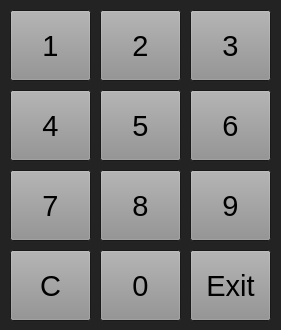
<?xml version="1.0" encoding="UTF-8"?>
<ui version="4.0">
 <class>digitEntry</class>
 <widget class="QWidget" name="digitEntry">
  <property name="geometry">
   <rect>
    <x>0</x>
    <y>0</y>
    <width>281</width>
    <height>330</height>
   </rect>
  </property>
  <property name="minimumSize">
   <size>
    <width>0</width>
    <height>0</height>
   </size>
  </property>
  <property name="palette">
   <palette>
    <active>
     <colorrole role="Base">
      <brush brushstyle="SolidPattern">
       <color alpha="255">
        <red>255</red>
        <green>255</green>
        <blue>255</blue>
       </color>
      </brush>
     </colorrole>
     <colorrole role="Window">
      <brush brushstyle="SolidPattern">
       <color alpha="255">
        <red>35</red>
        <green>35</green>
        <blue>35</blue>
       </color>
      </brush>
     </colorrole>
    </active>
    <inactive>
     <colorrole role="Base">
      <brush brushstyle="SolidPattern">
       <color alpha="255">
        <red>255</red>
        <green>255</green>
        <blue>255</blue>
       </color>
      </brush>
     </colorrole>
     <colorrole role="Window">
      <brush brushstyle="SolidPattern">
       <color alpha="255">
        <red>35</red>
        <green>35</green>
        <blue>35</blue>
       </color>
      </brush>
     </colorrole>
    </inactive>
    <disabled>
     <colorrole role="Base">
      <brush brushstyle="SolidPattern">
       <color alpha="255">
        <red>35</red>
        <green>35</green>
        <blue>35</blue>
       </color>
      </brush>
     </colorrole>
     <colorrole role="Window">
      <brush brushstyle="SolidPattern">
       <color alpha="255">
        <red>35</red>
        <green>35</green>
        <blue>35</blue>
       </color>
      </brush>
     </colorrole>
    </disabled>
   </palette>
  </property>
  <property name="windowTitle">
   <string notr="true">Form</string>
  </property>
  <property name="autoFillBackground">
   <bool>true</bool>
  </property>
  <widget class="QPushButton" name="butNum_1">
   <property name="geometry">
    <rect>
     <x>10</x>
     <y>10</y>
     <width>81</width>
     <height>71</height>
    </rect>
   </property>
   <property name="minimumSize">
    <size>
     <width>0</width>
     <height>0</height>
    </size>
   </property>
   <property name="palette">
    <palette>
     <active>
      <colorrole role="Button">
       <brush brushstyle="SolidPattern">
        <color alpha="255">
         <red>145</red>
         <green>145</green>
         <blue>145</blue>
        </color>
       </brush>
      </colorrole>
     </active>
     <inactive>
      <colorrole role="Button">
       <brush brushstyle="SolidPattern">
        <color alpha="255">
         <red>145</red>
         <green>145</green>
         <blue>145</blue>
        </color>
       </brush>
      </colorrole>
     </inactive>
     <disabled>
      <colorrole role="Button">
       <brush brushstyle="SolidPattern">
        <color alpha="255">
         <red>145</red>
         <green>145</green>
         <blue>145</blue>
        </color>
       </brush>
      </colorrole>
     </disabled>
    </palette>
   </property>
   <property name="font">
    <font>
     <pointsize>22</pointsize>
    </font>
   </property>
   <property name="text">
    <string notr="true">1</string>
   </property>
  </widget>
  <widget class="QPushButton" name="butNum_2">
   <property name="geometry">
    <rect>
     <x>100</x>
     <y>10</y>
     <width>81</width>
     <height>71</height>
    </rect>
   </property>
   <property name="minimumSize">
    <size>
     <width>0</width>
     <height>0</height>
    </size>
   </property>
   <property name="palette">
    <palette>
     <active>
      <colorrole role="Button">
       <brush brushstyle="SolidPattern">
        <color alpha="255">
         <red>145</red>
         <green>145</green>
         <blue>145</blue>
        </color>
       </brush>
      </colorrole>
     </active>
     <inactive>
      <colorrole role="Button">
       <brush brushstyle="SolidPattern">
        <color alpha="255">
         <red>145</red>
         <green>145</green>
         <blue>145</blue>
        </color>
       </brush>
      </colorrole>
     </inactive>
     <disabled>
      <colorrole role="Button">
       <brush brushstyle="SolidPattern">
        <color alpha="255">
         <red>145</red>
         <green>145</green>
         <blue>145</blue>
        </color>
       </brush>
      </colorrole>
     </disabled>
    </palette>
   </property>
   <property name="font">
    <font>
     <pointsize>22</pointsize>
    </font>
   </property>
   <property name="text">
    <string notr="true">2</string>
   </property>
  </widget>
  <widget class="QPushButton" name="butNum_3">
   <property name="geometry">
    <rect>
     <x>190</x>
     <y>10</y>
     <width>81</width>
     <height>71</height>
    </rect>
   </property>
   <property name="minimumSize">
    <size>
     <width>0</width>
     <height>0</height>
    </size>
   </property>
   <property name="palette">
    <palette>
     <active>
      <colorrole role="Button">
       <brush brushstyle="SolidPattern">
        <color alpha="255">
         <red>145</red>
         <green>145</green>
         <blue>145</blue>
        </color>
       </brush>
      </colorrole>
     </active>
     <inactive>
      <colorrole role="Button">
       <brush brushstyle="SolidPattern">
        <color alpha="255">
         <red>145</red>
         <green>145</green>
         <blue>145</blue>
        </color>
       </brush>
      </colorrole>
     </inactive>
     <disabled>
      <colorrole role="Button">
       <brush brushstyle="SolidPattern">
        <color alpha="255">
         <red>145</red>
         <green>145</green>
         <blue>145</blue>
        </color>
       </brush>
      </colorrole>
     </disabled>
    </palette>
   </property>
   <property name="font">
    <font>
     <pointsize>22</pointsize>
    </font>
   </property>
   <property name="text">
    <string notr="true">3</string>
   </property>
  </widget>
  <widget class="QPushButton" name="butNum_4">
   <property name="geometry">
    <rect>
     <x>10</x>
     <y>90</y>
     <width>81</width>
     <height>71</height>
    </rect>
   </property>
   <property name="minimumSize">
    <size>
     <width>0</width>
     <height>0</height>
    </size>
   </property>
   <property name="palette">
    <palette>
     <active>
      <colorrole role="Button">
       <brush brushstyle="SolidPattern">
        <color alpha="255">
         <red>145</red>
         <green>145</green>
         <blue>145</blue>
        </color>
       </brush>
      </colorrole>
     </active>
     <inactive>
      <colorrole role="Button">
       <brush brushstyle="SolidPattern">
        <color alpha="255">
         <red>145</red>
         <green>145</green>
         <blue>145</blue>
        </color>
       </brush>
      </colorrole>
     </inactive>
     <disabled>
      <colorrole role="Button">
       <brush brushstyle="SolidPattern">
        <color alpha="255">
         <red>145</red>
         <green>145</green>
         <blue>145</blue>
        </color>
       </brush>
      </colorrole>
     </disabled>
    </palette>
   </property>
   <property name="font">
    <font>
     <pointsize>22</pointsize>
    </font>
   </property>
   <property name="text">
    <string notr="true">4</string>
   </property>
  </widget>
  <widget class="QPushButton" name="butNum_6">
   <property name="geometry">
    <rect>
     <x>190</x>
     <y>90</y>
     <width>81</width>
     <height>71</height>
    </rect>
   </property>
   <property name="minimumSize">
    <size>
     <width>0</width>
     <height>0</height>
    </size>
   </property>
   <property name="palette">
    <palette>
     <active>
      <colorrole role="Button">
       <brush brushstyle="SolidPattern">
        <color alpha="255">
         <red>145</red>
         <green>145</green>
         <blue>145</blue>
        </color>
       </brush>
      </colorrole>
     </active>
     <inactive>
      <colorrole role="Button">
       <brush brushstyle="SolidPattern">
        <color alpha="255">
         <red>145</red>
         <green>145</green>
         <blue>145</blue>
        </color>
       </brush>
      </colorrole>
     </inactive>
     <disabled>
      <colorrole role="Button">
       <brush brushstyle="SolidPattern">
        <color alpha="255">
         <red>145</red>
         <green>145</green>
         <blue>145</blue>
        </color>
       </brush>
      </colorrole>
     </disabled>
    </palette>
   </property>
   <property name="font">
    <font>
     <pointsize>22</pointsize>
    </font>
   </property>
   <property name="text">
    <string notr="true">6</string>
   </property>
  </widget>
  <widget class="QPushButton" name="butNum_5">
   <property name="geometry">
    <rect>
     <x>100</x>
     <y>90</y>
     <width>81</width>
     <height>71</height>
    </rect>
   </property>
   <property name="minimumSize">
    <size>
     <width>0</width>
     <height>0</height>
    </size>
   </property>
   <property name="palette">
    <palette>
     <active>
      <colorrole role="Button">
       <brush brushstyle="SolidPattern">
        <color alpha="255">
         <red>145</red>
         <green>145</green>
         <blue>145</blue>
        </color>
       </brush>
      </colorrole>
     </active>
     <inactive>
      <colorrole role="Button">
       <brush brushstyle="SolidPattern">
        <color alpha="255">
         <red>145</red>
         <green>145</green>
         <blue>145</blue>
        </color>
       </brush>
      </colorrole>
     </inactive>
     <disabled>
      <colorrole role="Button">
       <brush brushstyle="SolidPattern">
        <color alpha="255">
         <red>145</red>
         <green>145</green>
         <blue>145</blue>
        </color>
       </brush>
      </colorrole>
     </disabled>
    </palette>
   </property>
   <property name="font">
    <font>
     <pointsize>22</pointsize>
    </font>
   </property>
   <property name="text">
    <string notr="true">5</string>
   </property>
  </widget>
  <widget class="QPushButton" name="butNum_7">
   <property name="geometry">
    <rect>
     <x>10</x>
     <y>170</y>
     <width>81</width>
     <height>71</height>
    </rect>
   </property>
   <property name="minimumSize">
    <size>
     <width>0</width>
     <height>0</height>
    </size>
   </property>
   <property name="palette">
    <palette>
     <active>
      <colorrole role="Button">
       <brush brushstyle="SolidPattern">
        <color alpha="255">
         <red>145</red>
         <green>145</green>
         <blue>145</blue>
        </color>
       </brush>
      </colorrole>
     </active>
     <inactive>
      <colorrole role="Button">
       <brush brushstyle="SolidPattern">
        <color alpha="255">
         <red>145</red>
         <green>145</green>
         <blue>145</blue>
        </color>
       </brush>
      </colorrole>
     </inactive>
     <disabled>
      <colorrole role="Button">
       <brush brushstyle="SolidPattern">
        <color alpha="255">
         <red>145</red>
         <green>145</green>
         <blue>145</blue>
        </color>
       </brush>
      </colorrole>
     </disabled>
    </palette>
   </property>
   <property name="font">
    <font>
     <pointsize>22</pointsize>
    </font>
   </property>
   <property name="text">
    <string notr="true">7</string>
   </property>
  </widget>
  <widget class="QPushButton" name="butNum_9">
   <property name="geometry">
    <rect>
     <x>190</x>
     <y>170</y>
     <width>81</width>
     <height>71</height>
    </rect>
   </property>
   <property name="minimumSize">
    <size>
     <width>0</width>
     <height>0</height>
    </size>
   </property>
   <property name="palette">
    <palette>
     <active>
      <colorrole role="Button">
       <brush brushstyle="SolidPattern">
        <color alpha="255">
         <red>145</red>
         <green>145</green>
         <blue>145</blue>
        </color>
       </brush>
      </colorrole>
     </active>
     <inactive>
      <colorrole role="Button">
       <brush brushstyle="SolidPattern">
        <color alpha="255">
         <red>145</red>
         <green>145</green>
         <blue>145</blue>
        </color>
       </brush>
      </colorrole>
     </inactive>
     <disabled>
      <colorrole role="Button">
       <brush brushstyle="SolidPattern">
        <color alpha="255">
         <red>145</red>
         <green>145</green>
         <blue>145</blue>
        </color>
       </brush>
      </colorrole>
     </disabled>
    </palette>
   </property>
   <property name="font">
    <font>
     <pointsize>22</pointsize>
    </font>
   </property>
   <property name="text">
    <string notr="true">9</string>
   </property>
  </widget>
  <widget class="QPushButton" name="butNum_8">
   <property name="geometry">
    <rect>
     <x>100</x>
     <y>170</y>
     <width>81</width>
     <height>71</height>
    </rect>
   </property>
   <property name="minimumSize">
    <size>
     <width>0</width>
     <height>0</height>
    </size>
   </property>
   <property name="palette">
    <palette>
     <active>
      <colorrole role="Button">
       <brush brushstyle="SolidPattern">
        <color alpha="255">
         <red>145</red>
         <green>145</green>
         <blue>145</blue>
        </color>
       </brush>
      </colorrole>
     </active>
     <inactive>
      <colorrole role="Button">
       <brush brushstyle="SolidPattern">
        <color alpha="255">
         <red>145</red>
         <green>145</green>
         <blue>145</blue>
        </color>
       </brush>
      </colorrole>
     </inactive>
     <disabled>
      <colorrole role="Button">
       <brush brushstyle="SolidPattern">
        <color alpha="255">
         <red>145</red>
         <green>145</green>
         <blue>145</blue>
        </color>
       </brush>
      </colorrole>
     </disabled>
    </palette>
   </property>
   <property name="font">
    <font>
     <pointsize>22</pointsize>
    </font>
   </property>
   <property name="text">
    <string notr="true">8</string>
   </property>
  </widget>
  <widget class="QPushButton" name="butNum_C">
   <property name="geometry">
    <rect>
     <x>10</x>
     <y>250</y>
     <width>81</width>
     <height>71</height>
    </rect>
   </property>
   <property name="minimumSize">
    <size>
     <width>0</width>
     <height>0</height>
    </size>
   </property>
   <property name="palette">
    <palette>
     <active>
      <colorrole role="Button">
       <brush brushstyle="SolidPattern">
        <color alpha="255">
         <red>145</red>
         <green>145</green>
         <blue>145</blue>
        </color>
       </brush>
      </colorrole>
     </active>
     <inactive>
      <colorrole role="Button">
       <brush brushstyle="SolidPattern">
        <color alpha="255">
         <red>145</red>
         <green>145</green>
         <blue>145</blue>
        </color>
       </brush>
      </colorrole>
     </inactive>
     <disabled>
      <colorrole role="Button">
       <brush brushstyle="SolidPattern">
        <color alpha="255">
         <red>145</red>
         <green>145</green>
         <blue>145</blue>
        </color>
       </brush>
      </colorrole>
     </disabled>
    </palette>
   </property>
   <property name="font">
    <font>
     <pointsize>22</pointsize>
    </font>
   </property>
   <property name="text">
    <string notr="true">C</string>
   </property>
  </widget>
  <widget class="QPushButton" name="butNum_X">
   <property name="geometry">
    <rect>
     <x>190</x>
     <y>250</y>
     <width>81</width>
     <height>71</height>
    </rect>
   </property>
   <property name="minimumSize">
    <size>
     <width>0</width>
     <height>0</height>
    </size>
   </property>
   <property name="palette">
    <palette>
     <active>
      <colorrole role="Button">
       <brush brushstyle="SolidPattern">
        <color alpha="255">
         <red>145</red>
         <green>145</green>
         <blue>145</blue>
        </color>
       </brush>
      </colorrole>
     </active>
     <inactive>
      <colorrole role="Button">
       <brush brushstyle="SolidPattern">
        <color alpha="255">
         <red>145</red>
         <green>145</green>
         <blue>145</blue>
        </color>
       </brush>
      </colorrole>
     </inactive>
     <disabled>
      <colorrole role="Button">
       <brush brushstyle="SolidPattern">
        <color alpha="255">
         <red>145</red>
         <green>145</green>
         <blue>145</blue>
        </color>
       </brush>
      </colorrole>
     </disabled>
    </palette>
   </property>
   <property name="font">
    <font>
     <pointsize>22</pointsize>
    </font>
   </property>
   <property name="text">
    <string notr="true">Exit</string>
   </property>
  </widget>
  <widget class="QPushButton" name="butNum_0">
   <property name="geometry">
    <rect>
     <x>100</x>
     <y>250</y>
     <width>81</width>
     <height>71</height>
    </rect>
   </property>
   <property name="minimumSize">
    <size>
     <width>0</width>
     <height>0</height>
    </size>
   </property>
   <property name="palette">
    <palette>
     <active>
      <colorrole role="Button">
       <brush brushstyle="SolidPattern">
        <color alpha="255">
         <red>145</red>
         <green>145</green>
         <blue>145</blue>
        </color>
       </brush>
      </colorrole>
     </active>
     <inactive>
      <colorrole role="Button">
       <brush brushstyle="SolidPattern">
        <color alpha="255">
         <red>145</red>
         <green>145</green>
         <blue>145</blue>
        </color>
       </brush>
      </colorrole>
     </inactive>
     <disabled>
      <colorrole role="Button">
       <brush brushstyle="SolidPattern">
        <color alpha="255">
         <red>145</red>
         <green>145</green>
         <blue>145</blue>
        </color>
       </brush>
      </colorrole>
     </disabled>
    </palette>
   </property>
   <property name="font">
    <font>
     <pointsize>22</pointsize>
    </font>
   </property>
   <property name="text">
    <string notr="true">0</string>
   </property>
  </widget>
 </widget>
 <resources/>
 <connections/>
</ui>
